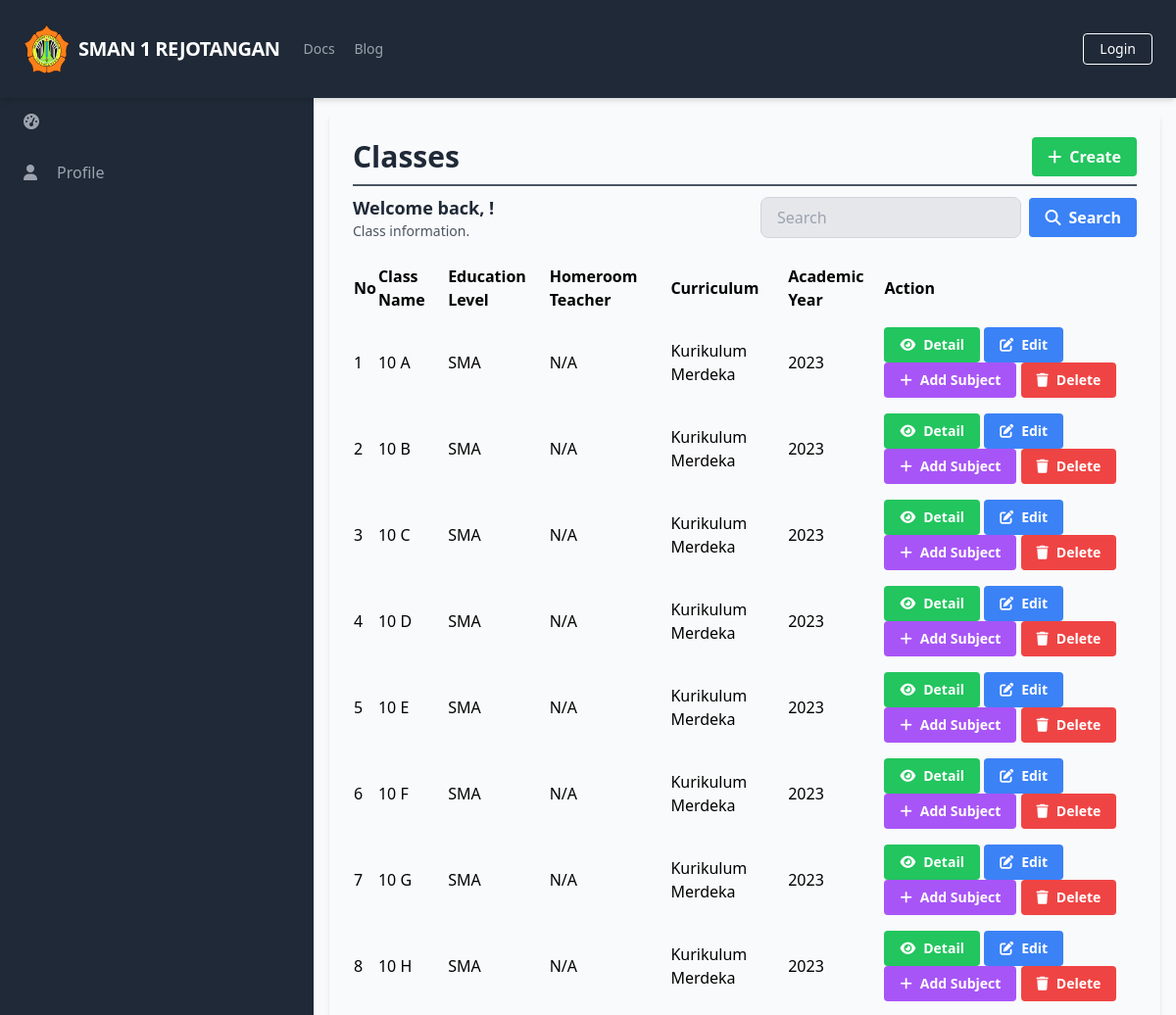
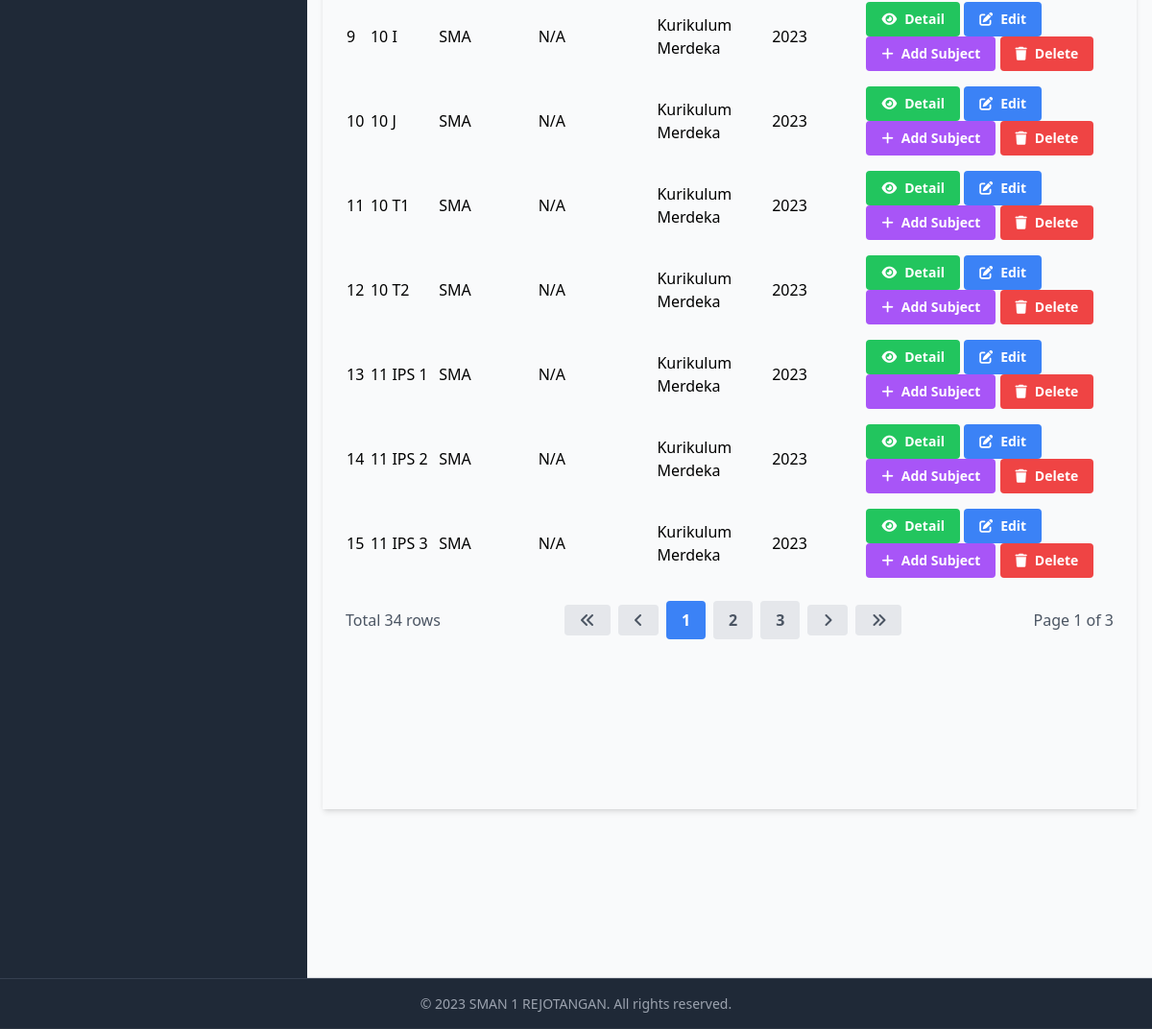
/manage_classes/manage_classes_list.php, run on the app's committed database (2 pictures, top to bottom).
### tables this page shows
CREATE TABLE `Classes` (
  `ClassID` int(11) NOT NULL,
  `ClassName` varchar(50) DEFAULT NULL,
  `EducationLevel` varchar(20) DEFAULT NULL,
  `HomeroomTeacher` int(11) DEFAULT NULL,
  `Curriculum` varchar(50) DEFAULT NULL,
  `AcademicYear` varchar(20) DEFAULT NULL,
  `ClassCode` varchar(20) DEFAULT NULL
);

### database/connection.php (called while the page is built, shortened)
<?php
$baseUrl = "http://localhost/final_project_imam_2023/";
$baseTitle = "SMAN 1 REJOTANGAN";
$baseLogoUrl = "http://localhost/final_project_imam_2023/static/logo.png";

### public/manage_classes/manage_classes_list.php (the view, shortened to what this page needs)
<?php
require_once('../../database/connection.php');
?>
<?php include_once('../components/header.php'); ?>
<div class="h-screen flex flex-col">
    <?php include('../components/navbar.php'); ?>
    <div class="flex-grow bg-gray-50 flex flex-row shadow-md">
        <?php include('../components/sidebar.php'); ?>
        <main class="bg-gray-50 flex flex-col flex-1 overflow-y-scroll h-screen flex-shrink-0 sc-hide pb-40">
            <div class="flex items-start justify-start p-6 shadow-md m-4 flex-1 flex-col">
                <div class="flex flex-row justify-between items-center w-full border-b-2 border-gray-600 mb-2 pb-2">
                    <h1 class="text-3xl text-gray-800 font-semibold w-full">Classes</h1>
                    <div class="flex flex-row justify-end items-center">
                        <a href="<?php echo $baseUrl; ?>public/manage_classes/manage_classes_create.php" class="bg-green-500 hover-bg-green-700 text-white font-bold py-2 px-4 rounded inline-flex items-center">
                            <i class="fas fa-plus mr-2"></i>
                            <span>Create</span>
                        </a>
                    </div>
                </div>
                <div class="flex flex-col w-full">
                    <div class="flex flex-row justify-between items-center w-full mb-2 pb-2">
                        <div>
                            <h2 class="text-lg text-gray-800 font-semibold">Welcome back, <?php echo $_SESSION['FullName']; ?>!</h2>
                            <p class="text-gray-600 text-sm">Class information.</p>
                        </div>
                        <form class="flex items-center justify-end space-x-2 w-96">
                            <input type="text" name="search" class="bg-gray-200 focus-bg-white focus-outline-none border border-gray-300 rounded-lg py-2 px-4 block w-full appearance-none leading-normal" placeholder="Search" value="<?php echo isset($_GET['search']) ? $_GET['search'] : ''; ?>">
                            <button type="submit" class="bg-blue-500 hover-bg-blue-700 text-white font-bold py-2 px-4 rounded space-x-2 inline-flex items-center">
                                <i class="fas fa-search"></i>
                                <span>Search</span>
                            </button>
                        </form>
                    </div>
                    <table class="min-w-full">
                        <thead>
                            <tr>
                                <th class="text-left py-2">No</th>
                                <th class="text-left py-2">Class Name</th>
                                <th class="text-left py-2">Education Level</th>
                                <th class="text-left py-2">Homeroom Teacher</th>
                                <th class="text-left py-2">Curriculum</th>
                                <th class="text-left py-2">Academic Year</th>
                                <th class="text-left py-2">Action</th>
                            </tr>
                        </thead>
                        <tbody>
                            <?php
                            $searchTerm = isset($_GET['search']) ? $_GET['search'] : '';
                            $page = isset($_GET['page']) ? $_GET['page'] : 1;
                            $query = "SELECT Classes.ClassID, Classes.ClassName, Classes.EducationLevel, Teachers.AcademicDegree, Users.FullName AS HomeroomTeacher, Classes.Curriculum, Classes.AcademicYear
                            FROM Classes
                            LEFT JOIN Teachers ON Classes.HomeroomTeacher = Teachers.TeacherID
                            LEFT JOIN Users ON Teachers.UserID = Users.UserID
                            WHERE Classes.ClassName LIKE '%$searchTerm%'
                            LIMIT 15 OFFSET " . ($page - 1) * 15;
                            $result = $conn->query($query);
                            $queryCount = "SELECT COUNT(*) AS count FROM Classes WHERE ClassName LIKE '%$searchTerm%'";
                            $resultCount = $conn->query($queryCount);
                            $rowCount = $resultCount->fetch_assoc()['count'];
                            $totalPage = ceil($rowCount / 15);
                            $no = 1;
                            while ($row = $result->fetch_assoc()) {
                            ?>
                                <tr>
                                    <td class="py-2"><?php echo $no++; ?></td>
                                    <td class="py-2"><?php echo $row['ClassName']; ?></td>
                                    <td class="py-2"><?php echo $row['EducationLevel']; ?></td>
                                    <td class="py-2">
                                        <?php
                                        if ($row['HomeroomTeacher']) {
                                            echo $row['HomeroomTeacher'];
                                            echo ' (' . $row['AcademicDegree'] . ')';
                                        } else {
                                            echo 'N/A';
                                        }
                                        ?>
                                    </td>
                                    <td class="py-2"><?php echo $row['Curriculum']; ?></td>
                                    <td class="py-2"><?php echo $row['AcademicYear']; ?></td>
                                    <td class='py-2'>
                                        <a href="<?php echo $baseUrl; ?>public/manage_classes/manage_classes_detail.php?id=<?php echo $row['ClassID'] ?>" class='bg-green-500 hover-bg-green-700 text-white font-bold py-2 px-4 rounded inline-flex items-center text-sm'>
                                            <i class='fas fa-eye mr-2'></i>
                                            <span>Detail</span>
                                        </a>
                                        <a href="<?php echo $baseUrl; ?>public/manage_classes/manage_classes_update.php?id=<?php echo $row['ClassID'] ?>" class='bg-blue-500 hover-bg-blue-700 text-white font-bold py-2 px-4 rounded inline-flex items-center text-sm'>
                                            <i class='fas fa-edit mr-2'></i>
                                            <span>Edit</span>
                                        </a>
                                        <a href="<?php echo $baseUrl; ?>public/manage_classes/manage_classes_add_subject.php?id=<?php echo $row['ClassID'] ?>" class='bg-purple-500 hover-bg-purple-700 text-white font-bold py-2 px-4 rounded inline-flex items-center text-sm'>
                                            <i class='fas fa-plus mr-2'></i>
                                            <span>Add Subject</span>
                                        </a>
                                        <a href="#" onclick="confirmDelete(<?php echo $row['ClassID']; ?>)" class='bg-red-500 hover-bg-red-700 text-white font-bold py-2 px-4 rounded inline-flex items-center text-sm'>
                                            <i class='fas fa-trash mr-2'></i>
                                            <span>Delete</span>
                                        </a>
                                    </td>
                                </tr>
                            <?php
                            }
                            ?>
                        </tbody>
                    </table>
                    <div class="flex flex-row justify-between items-center w-full mt-4">
                        <div class="flex flex-row justify-start items-center">
                            <span class="text-gray-600">Total <?php echo $rowCount; ?> rows</span>
                        </div>
                        <div class="flex flex-row justify-end items-center space-x-2">
                            <a href="?page=1&search=<?php echo $searchTerm; ?>" class="bg-gray-200 hover-bg-gray-300 text-gray-600 font-bold py-2 px-4 rounded inline-flex items-center">
                                <i class="fas fa-angle-double-left"></i>
                            </a>
                            <a href="?page=<?php if ($page == 1) {
                                                echo $page;
                                            } else {
                                                echo $page - 1;
                                            } ?>&search=<?php echo $searchTerm; ?>" class="bg-gray-200 hover-bg-gray-300 text-gray-600 font-bold py-2 px-4 rounded inline-flex items-center">
                                <i class="fas fa-angle-left"></i>
                            </a>
                            <?php
                            $startPage = $page - 2;
                            $endPage = $page + 2;
                            if ($startPage < 1) {
                                $endPage += abs($startPage) + 1;
                                $startPage = 1;
                            }
                            if ($endPage > $totalPage) {
                                $startPage -= $endPage - $totalPage;
                                $endPage = $totalPage;
                            }
                            if ($startPage < 1) {
                                $startPage = 1;
                            }
                            for ($i = $startPage; $i <= $endPage; $i++) {
                                if ($i == $page) {
                                    echo "<a href='?page=$i&search=$searchTerm' class='bg-blue-500 hover-bg-blue-700 text-white font-bold py-2 px-4 rounded inline-flex items-center'>$i</a>";
                                } else {
                                    echo "<a href='?page=$i&search=$searchTerm' class='bg-gray-200 hover-bg-gray-300 text-gray-600 font-bold py-2 px-4 rounded inline-flex items-center'>$i</a>";
                                }
                            }
                            ?>
                            <a href="?page=<?php if ($page == $totalPage) {
                                                echo $page;
                                            } else {
                                                echo $page + 1;
                                            } ?>&search=<?php echo $searchTerm; ?>" class="bg-gray-200 hover-bg-gray-300 text-gray-600 font-bold py-2 px-4 rounded inline-flex items-center">
                                <i class="fas fa-angle-right"></i>
                            </a>
                            <a href="?page=<?php echo $totalPage; ?>&search=<?php echo $searchTerm; ?>" class="bg-gray-200 hover-bg-gray-300 text-gray-600 font-bold py-2 px-4 rounded inline-flex items-center">
                                <i class="fas fa-angle-double-right"></i>
                            </a>
                        </div>
                        <div class="flex flex-row justify-end items-center ml-2">
                            <span class="text-gray-600">Page <?php echo $page; ?> of <?php echo $totalPage; ?></span>
                        </div>
                    </div>
                </div>
        </main>
    </div>
    <?php include('../components/footer.php'); ?>
</div>
</body>
</html>

### public/components/header.php (shortened to what this page needs)
<!DOCTYPE html>
<html lang="en">
<head>
    <link rel="stylesheet" href="<?php echo $baseUrl; ?>dist/output.css">
    <link rel="stylesheet" href="https://cdn.jsdelivr.net/npm/sweetalert2@11/dist/sweetalert2.min.css">
</head>
<body class="overflow-hidden">

### public/components/navbar.php (shortened to what this page needs)
<nav class="flex items-center justify-between flex-wrap bg-gray-800 p-6 shadow-md sticky top-0">
    <div class="flex items-center flex-shrink-0 text-white mr-6 ">
        <a href="<?php echo $baseUrl; ?>public/index.php" class="flex items-center space-x-2">
            <img src="<?php echo $baseLogoUrl; ?>" alt="Logo" class="w-12" />
            <span class="font-semibold text-xl tracking-tight"><?php echo $baseTitle; ?></span>
        </a>
    </div>
    <div class="w-full block flex-grow lg:flex lg:items-center lg:w-auto">
        <div class="text-sm lg:flex-grow">
            <a href="#responsive-header" class="block mt-4 lg:inline-block lg:mt-0 text-gray-400 hover:text-white mr-4">
                Docs
            </a>
            <a href="#responsive-header" class="block mt-4 lg:inline-block lg:mt-0 text-gray-400 hover:text-white">
                Blog
            </a>
        </div>
        <div>
            <?php
            if (isset($_SESSION['UserID'])) {
                echo '<a href="javascript:void(0);" onclick="confirmLogout()" class="inline-block text-sm px-4 py-2 leading-none border rounded text-white border-white hover:border-transparent hover:text-gray-500 hover:bg-white mt-4 lg:mt-0">Logout</a>';
            } else {
                echo '<a href="login.php" class="inline-block text-sm px-4 py-2 leading-none border rounded text-white border-white hover:border-transparent hover:text-gray-500 hover:bg-white mt-4 lg:mt-0">Login</a>';
            }
            ?>
        </div>
    </div>
</nav>

### public/components/sidebar.php (shortened to what this page needs)
<aside class="bg-gray-800 text-white w-80 overflow-y-scroll h-screen flex-shrink-0 sc-hide">
    <ul class="text-gray-400">
        <li class="px-6 py-4 hover:bg-gray-700 cursor-pointer space-x-2 flex items-center">
            <i class="fas fa-tachometer-alt mr-3"></i>
        </li>
        <li class="px-6 py-4 hover-bg-gray-700 cursor-pointer space-x-2 flex items-center">
            <i class="fas fa-user mr-3"></i>
            <a href="../profiles/profile.php">Profile</a>
        </li>
    </ul>
    <hr class="mt-60 border-transparent">
</aside>

### public/components/footer.php (shortened to what this page needs)
<footer class="bg-gray-800 text-gray-400 py-4 shadow-md mt-auto sticky bottom-0 border-t border-gray-700">
    <div class="container mx-auto text-center text-sm">
        <p>&copy; 2023 <?php echo $baseTitle; ?>. All rights reserved.</p>
    </div>
</footer>

### data on the page
classes: ClassName "10 A", EducationLevel "SMA", Curriculum "Kurikulum Merdeka", AcademicYear "2023"
classes: ClassName "10 B", EducationLevel "SMA", Curriculum "Kurikulum Merdeka", AcademicYear "2023"
classes: ClassName "10 C", EducationLevel "SMA", Curriculum "Kurikulum Merdeka", AcademicYear "2023"
classes: ClassName "10 D", EducationLevel "SMA", Curriculum "Kurikulum Merdeka", AcademicYear "2023"
classes: ClassName "10 E", EducationLevel "SMA", Curriculum "Kurikulum Merdeka", AcademicYear "2023"
classes: ClassName "10 F", EducationLevel "SMA", Curriculum "Kurikulum Merdeka", AcademicYear "2023"
classes: ClassName "10 G", EducationLevel "SMA", Curriculum "Kurikulum Merdeka", AcademicYear "2023"
classes: ClassName "10 H", EducationLevel "SMA", Curriculum "Kurikulum Merdeka", AcademicYear "2023"
classes: ClassName "10 I", EducationLevel "SMA", Curriculum "Kurikulum Merdeka", AcademicYear "2023"
classes: ClassName "10 J", EducationLevel "SMA", Curriculum "Kurikulum Merdeka", AcademicYear "2023"
classes: ClassName "10 T1", EducationLevel "SMA", Curriculum "Kurikulum Merdeka", AcademicYear "2023"
classes: ClassName "10 T2", EducationLevel "SMA", Curriculum "Kurikulum Merdeka", AcademicYear "2023"
classes: ClassName "11 IPS 1", EducationLevel "SMA", Curriculum "Kurikulum Merdeka", AcademicYear "2023"
classes: ClassName "11 IPS 2", EducationLevel "SMA", Curriculum "Kurikulum Merdeka", AcademicYear "2023"
classes: ClassName "11 IPS 3", EducationLevel "SMA", Curriculum "Kurikulum Merdeka", AcademicYear "2023"

### other printed values
$baseTitle "SMAN 1 REJOTANGAN"
$rowCount "34"
$page "1"
$totalPage "3"
